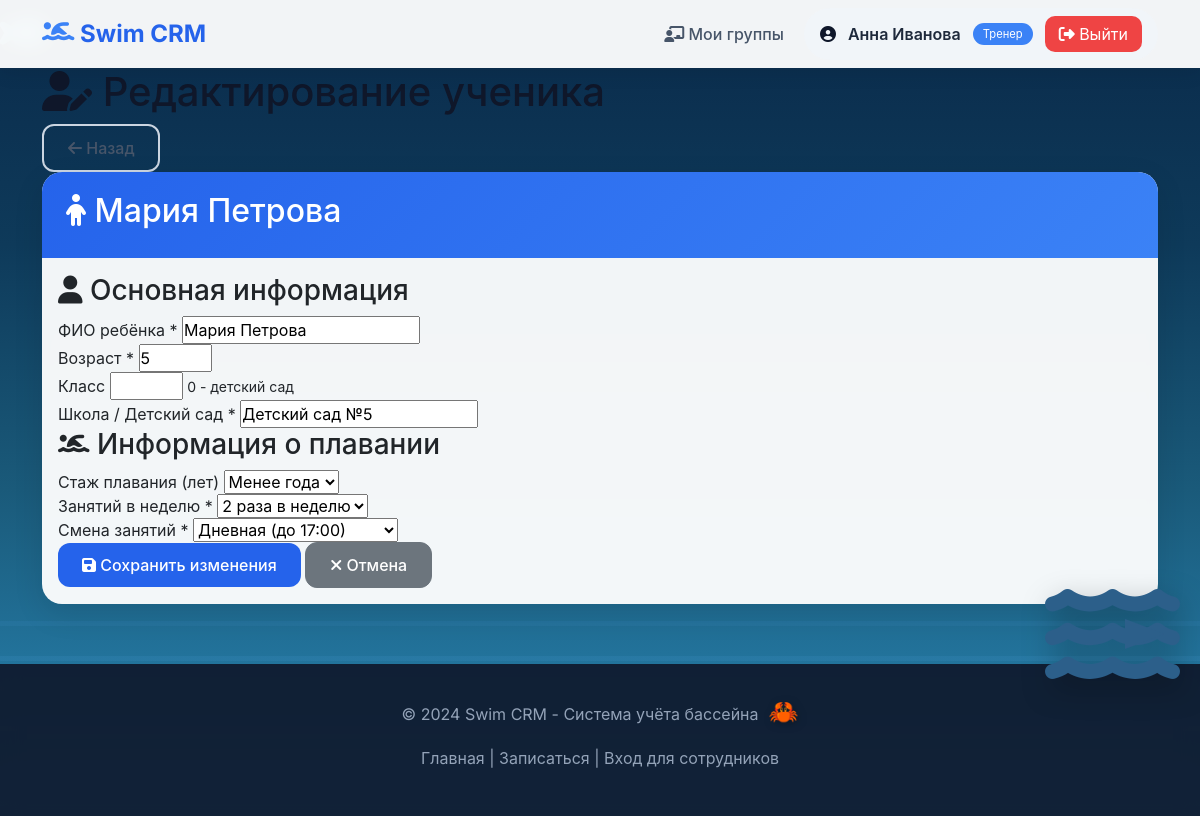
Screenshot of /trainer/student/2/edit (signed in) with the database file from the repository.
### tables this page shows
CREATE TABLE trainers (
                id INTEGER PRIMARY KEY AUTOINCREMENT,
                full_name VARCHAR(255) NOT NULL,
                phone VARCHAR(20),
                email VARCHAR(255),
                login VARCHAR(100) NOT NULL UNIQUE,
                password_hash VARCHAR(255) NOT NULL,
                specialization TEXT,
                is_active BOOLEAN DEFAULT 1,
                created_at TIMESTAMP DEFAULT CURRENT_TIMESTAMP
            );

CREATE TABLE children (
                id INTEGER PRIMARY KEY AUTOINCREMENT,
                parent_id INTEGER NOT NULL,
                full_name VARCHAR(255) NOT NULL,
                age INTEGER CHECK (age BETWEEN 3 AND 17),
                class_number INTEGER CHECK (class_number BETWEEN 0 AND 11 OR class_number IS NULL),
                school_name VARCHAR(255),
                swimming_years INTEGER DEFAULT 1,
                shift VARCHAR(10) CHECK (shift IN ('day', 'evening')),
                desired_lessons_per_week INTEGER CHECK (desired_lessons_per_week IN (1,2,3)),
                created_at TIMESTAMP DEFAULT CURRENT_TIMESTAMP,
                FOREIGN KEY (parent_id) REFERENCES parents(id) ON DELETE CASCADE
            );

### main.py (the view)
@app.get("/trainer/student/{child_id}/edit", response_class=HTMLResponse)
async def edit_student_form(
    request: Request,
    child_id: int,
    current_user = Depends(get_current_user),
    db_cursor = Depends(get_db)
):
    require_trainer_or_admin(current_user)
    db_cursor.execute(
        """
        SELECT id, full_name, age, class_number, school_name,
               swimming_years, shift, desired_lessons_per_week
        FROM children
        WHERE id = ?
        """,
        (child_id,)
    )
    child = db_cursor.fetchone()
    if not child:
        raise HTTPException(status_code=404, detail="Ученик не найден")
    if current_user["type"] != "admin":
        db_cursor.execute(
            """
            SELECT g.trainer_id
            FROM enrollments e
            JOIN groups g ON e.group_id = g.id
            WHERE e.child_id = ? AND e.is_active = 1
            """,
            (child_id,)
        )
        group = db_cursor.fetchone()
        if not group or group["trainer_id"] != current_user["id"]:
            raise HTTPException(status_code=403, detail="Нет прав на редактирование этого ученика")
    return templates.TemplateResponse(
        request,
        "edit_student.html",
        {
            "request": request,
            "child": dict(child),
            "current_user": current_user
        }
    )

### templates/edit_student.html (shortened to what this page needs)
{% extends "base.html" %}
{% block content %}
<div class="container">
    <div class="page-header">
        <h1><i class="fas fa-user-edit"></i> Редактирование ученика</h1>
        <a href="javascript:history.back()" class="btn btn-outline">
            <i class="fas fa-arrow-left"></i> Назад
        </a>
    </div>
    <div class="card">
        <div class="card-header">
            <h2><i class="fas fa-child"></i> {{ child.full_name }}</h2>
        </div>
        <div class="card-body">
            <form method="post" action="/trainer/student/{{ child.id }}/edit">
                <div class="form-section">
                    <h3><i class="fas fa-user"></i> Основная информация</h3>
                    <div class="form-group">
                        <label for="full_name">ФИО ребёнка *</label>
                        <input type="text" id="full_name" name="full_name" value="{{ child.full_name }}" required>
                    </div>
                    <div class="form-row">
                        <div class="form-group">
                            <label for="age">Возраст *</label>
                            <input type="number" id="age" name="age" min="3" max="17" value="{{ child.age }}" required>
                        </div>
                        <div class="form-group">
                            <label for="class_number">Класс</label>
                            <input type="number" id="class_number" name="class_number" min="0" max="11" value="{{ child.class_number or '' }}">
                            <small>0 - детский сад</small>
                        </div>
                    </div>
                    <div class="form-group">
                        <label for="school_name">Школа / Детский сад *</label>
                        <input type="text" id="school_name" name="school_name" value="{{ child.school_name }}" required>
                    </div>
                </div>
                <div class="form-section">
                    <h3><i class="fas fa-swimmer"></i> Информация о плавании</h3>
                    <div class="form-row">
                        <div class="form-group">
                            <label for="swimming_years">Стаж плавания (лет)</label>
                            <select id="swimming_years" name="swimming_years">
                                <option value="1" {% if child.swimming_years == 1 %}selected{% endif %}>Менее года</option>
                            </select>
                        </div>
                        <div class="form-group">
                            <label for="desired_lessons_per_week">Занятий в неделю *</label>
                            <select id="desired_lessons_per_week" name="desired_lessons_per_week" required>
                                <option value="2" {% if child.desired_lessons_per_week == 2 %}selected{% endif %}>2 раза в неделю</option>
                            </select>
                        </div>
                    </div>
                    <div class="form-group">
                        <label for="shift">Смена занятий *</label>
                        <select id="shift" name="shift" required>
                            <option value="day" {% if child.shift == 'day' %}selected{% endif %}>Дневная (до 17:00)</option>
                        </select>
                    </div>
                </div>
                <div class="form-actions">
                    <button type="submit" class="btn btn-primary">
                        <i class="fas fa-save"></i> Сохранить изменения
                    </button>
                    <a href="javascript:history.back()" class="btn btn-secondary">
                        <i class="fas fa-times"></i> Отмена
                    </a>
                </div>
            </form>
        </div>
    </div>
</div>
{% endblock %}

### templates/base.html (shortened to what this page needs)
<!DOCTYPE html>
<html lang="ru">
<head>
    <link href="https://cdn.jsdelivr.net/npm/bootstrap@5.3.0/dist/css/bootstrap.min.css" rel="stylesheet">
    <link rel="stylesheet" href="https://cdnjs.cloudflare.com/ajax/libs/font-awesome/6.4.0/css/all.min.css">
</head>
<body>
    <div class="water-background">
        <div class="wave"></div>
        <div class="wave"></div>
    </div>
    <div class="dolphin dolphin-1">
    </div>
    <div class="dolphin dolphin-2">
    </div>
    <div class="dolphin dolphin-3">
    </div>
    <div class="dolphin dolphin-4">
    </div>
    <div class="whale">
        <i class="fas fa-water"></i>
        <div class="whale-mouth"></div>
    </div>
    <nav class="navbar navbar-expand-lg">
        <div class="container">
            <a class="navbar-brand" href="/">
                <i class="fas fa-swimmer"></i>
                <span>Swim CRM</span>
            </a>
            <div class="collapse navbar-collapse" id="navbarNav">
                <ul class="navbar-nav ms-auto align-items-center gap-2">
                    {% if current_user %}
                        {% if current_user.type == 'parent' %}
                            <li class="nav-item"><a class="nav-link" href="/parent/profile"><i class="fas fa-user"></i> Мои дети</a></li>
                        {% elif current_user.type == 'trainer' %}
                            <li class="nav-item"><a class="nav-link" href="/trainer/dashboard"><i class="fas fa-chalkboard-user"></i> Мои группы</a></li>
                        {% elif current_user.type == 'admin' %}
                            <li class="nav-item"><a class="nav-link" href="/dashboard"><i class="fas fa-tachometer-alt"></i> Дашборд</a></li>
                            <li class="nav-item"><a class="nav-link" href="/trainer/dashboard"><i class="fas fa-users"></i> Все группы</a></li>
                        {% endif %}
                        <li class="nav-item">
                            <div class="user-info">
                                <i class="fas fa-user-circle"></i>
                                <span class="user-name">{{ current_user.name }}</span>
                                <span class="user-type">
                                    {% if current_user.type == 'parent' %}Родитель
                                    {% elif current_user.type == 'trainer' %}Тренер
                                    {% else %}Администратор{% endif %}
                                </span>
                                <a href="/logout" class="logout-btn" style="background: #ef4444; color: white; padding: 6px 14px; border-radius: 10px; text-decoration: none;">
                                    <i class="fas fa-sign-out-alt"></i> Выйти
                                </a>
                            </div>
                        </li>
                    {% else %}
                        <li class="nav-item"><a class="nav-link" href="/login"><i class="fas fa-sign-in-alt"></i> Вход</a></li>
                        <li class="nav-item"><a class="btn btn-primary" href="/apply"><i class="fas fa-pen"></i> Записаться</a></li>
                    {% endif %}
                </ul>
            </div>
        </div>
    </nav>
    <main class="fade-in">
        {% block content %}
        {% endblock %}
    </main>
    <footer class="footer">
        <p>&copy; 2024 Swim CRM - Система учёта бассейна</p>
        <p class="mt-2">
            <a href="/">Главная</a> |
            <a href="/apply">Записаться</a> |
            <a href="/login">Вход для сотрудников</a>
        </p>
    </footer>
<div class="ocean-background" id="oceanBackground"></div>
</body>
</html>

### templates/base.html (style rules this page uses)
* { margin: 0; padding: 0; box-sizing: border-box; }
body { font-family: 'Inter', -apple-system, BlinkMacSystemFont, 'Segoe UI', Roboto, sans-serif; min-height: 100vh; color: #0f172a; position: relative; overflow-x: hidden; background: #0a2a4a; }
.water-background { position: fixed; top: 0; left: 0; width: 100%; height: 100%; z-index: 0; overflow: hidden; background: linear-gradient(180deg, #0a2a4a 0%, #0e3a5a 30%, #1a5a7a 60%, #2a8aba 100%); }
.wave { position: absolute; width: 200%; height: 100px; background: repeating-linear-gradient( transparent 0px, transparent 30px, rgba(100, 180, 250, 0.3) 30px, rgba(100, 180, 250, 0.3) 35px, transparent 35px, transparent 65px, rgba(80, 160, 230, 0.2) 65px, rgba(80, 160, 230, 0.2) 70px ); bottom: 0; left: -50%; animation: waveMoveLeft 8s linear infinite; }
.wave:nth-child(4) { bottom: 150px; height: 40px; animation-duration: 7s; opacity: 0.3; animation-delay: 0.5s; }
.wave:nth-child(5) { bottom: 190px; height: 35px; animation-duration: 9s; opacity: 0.25; animation-delay: 3s; }
.dolphin { position: absolute; font-size: 45px; cursor: pointer; filter: drop-shadow(2px 4px 6px rgba(0,0,0,0.2)); z-index: 2; }
.dolphin-1 { animation: dolphinSwim1 14s ease-in-out infinite; }
.dolphin-2 { animation: dolphinSwim2 16s ease-in-out infinite; animation-delay: 3s; }
.dolphin-3 { animation: dolphinSwim3 18s ease-in-out infinite; animation-delay: 6s; }
.dolphin-4 { animation: dolphinSwim4 20s ease-in-out infinite; animation-delay: 9s; }
.whale { position: fixed; right: -200px; bottom: 15%; z-index: 15; cursor: pointer; animation: whaleEnter 2s ease-out forwards; }
.whale i { font-size: 120px; color: #2c5f8a; filter: drop-shadow(5px 10px 15px rgba(0,0,0,0.3)); transition: transform 0.3s; }
.whale-mouth { position: absolute; top: 45px; right: 15px; width: 0; height: 0; border-left: 40px solid #2c5f8a; border-top: 15px solid transparent; border-bottom: 15px solid transparent; transition: all 0.3s; }
.navbar { background: rgba(255, 255, 255, 0.95); backdrop-filter: blur(10px); box-shadow: 0 4px 20px rgba(0, 0, 0, 0.08); position: sticky; top: 0; z-index: 1000; }
.navbar-brand { font-weight: 700; color: #2563eb !important; font-size: 1.5rem; }
.navbar-brand i { font-size: 1.8rem; color: #3b82f6; }
.nav-link { color: #475569 !important; font-weight: 500; transition: all 0.3s ease; border-radius: 10px; margin: 0 4px; }
.user-info { background: #f1f5f9; padding: 8px 16px; border-radius: 40px; display: flex; align-items: center; gap: 12px; }
.user-name { font-weight: 600; color: #1e293b; }
.user-type { font-size: 0.7rem; padding: 3px 10px; border-radius: 20px; background: #3b82f6; color: white; }
.logout-btn { background: #ef4444 !important; color: white !important; border-radius: 8px; padding: 6px 14px; }
.btn { border-radius: 12px; font-weight: 500; padding: 10px 24px; transition: all 0.3s ease; }
.btn-primary { background: #2563eb; border: none; }
.btn-outline { background: transparent; border: 2px solid #cbd5e1; color: #475569; }
.card { border: none; border-radius: 20px; box-shadow: 0 10px 30px rgba(0, 0, 0, 0.1); transition: all 0.3s ease; background: rgba(255, 255, 255, 0.95); backdrop-filter: blur(5px); overflow: hidden; }
.card-header { background: linear-gradient(135deg, #2563eb 0%, #3b82f6 100%); color: white; border: none; padding: 20px 24px; }
.container { position: relative; z-index: 10; }
.footer { background: rgba(15, 23, 42, 0.9); backdrop-filter: blur(10px); color: #94a3b8; text-align: center; padding: 30px; margin-top: 60px; position: relative; z-index: 10; }
.footer a { color: #94a3b8; text-decoration: none; transition: color 0.3s; }
.fade-in { animation: fadeInUp 0.6s ease; }
.ocean-background { position: fixed; top: 0; left: 0; width: 100%; height: 100%; z-index: -1; overflow: hidden; pointer-events: none; }

### rows the page displays
trainers: name "Анна Иванова"
children: full_name "Мария Петрова", age "5", school_name "Детский сад №5", swimming_years "Менее года", desired_lessons_per_week "2 раза в неделю", shift "Дневная (до 17:00)"
